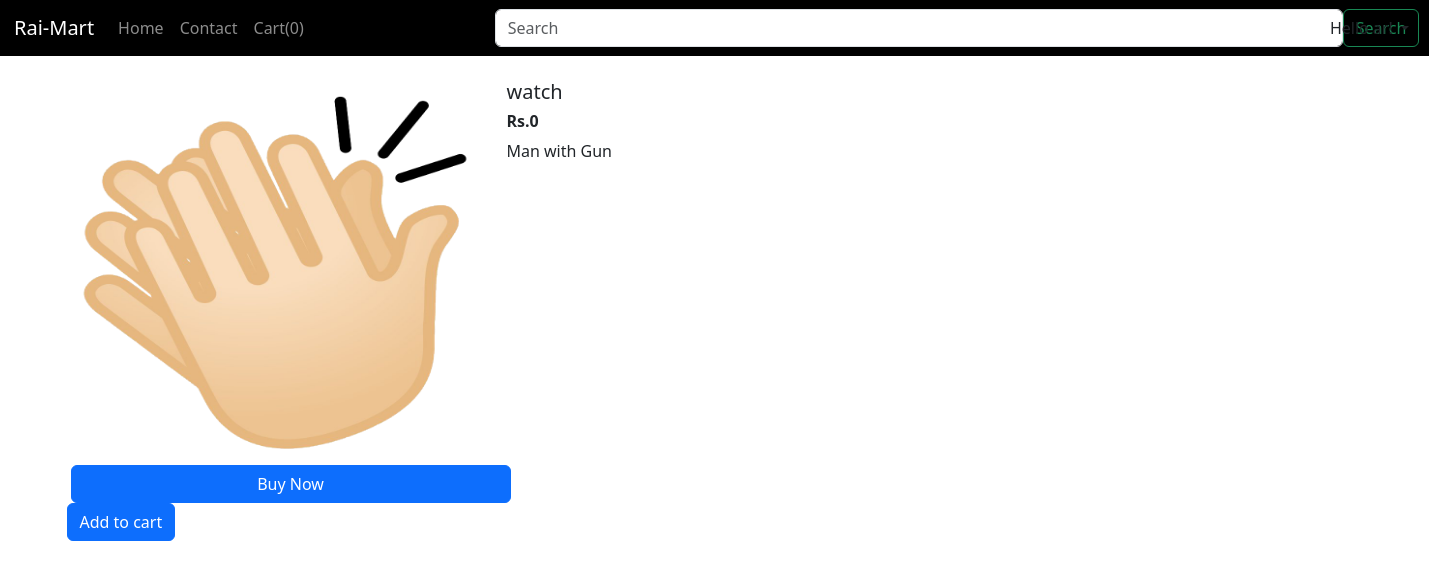
Before: /home/products/12 (signed in) with the older database file.
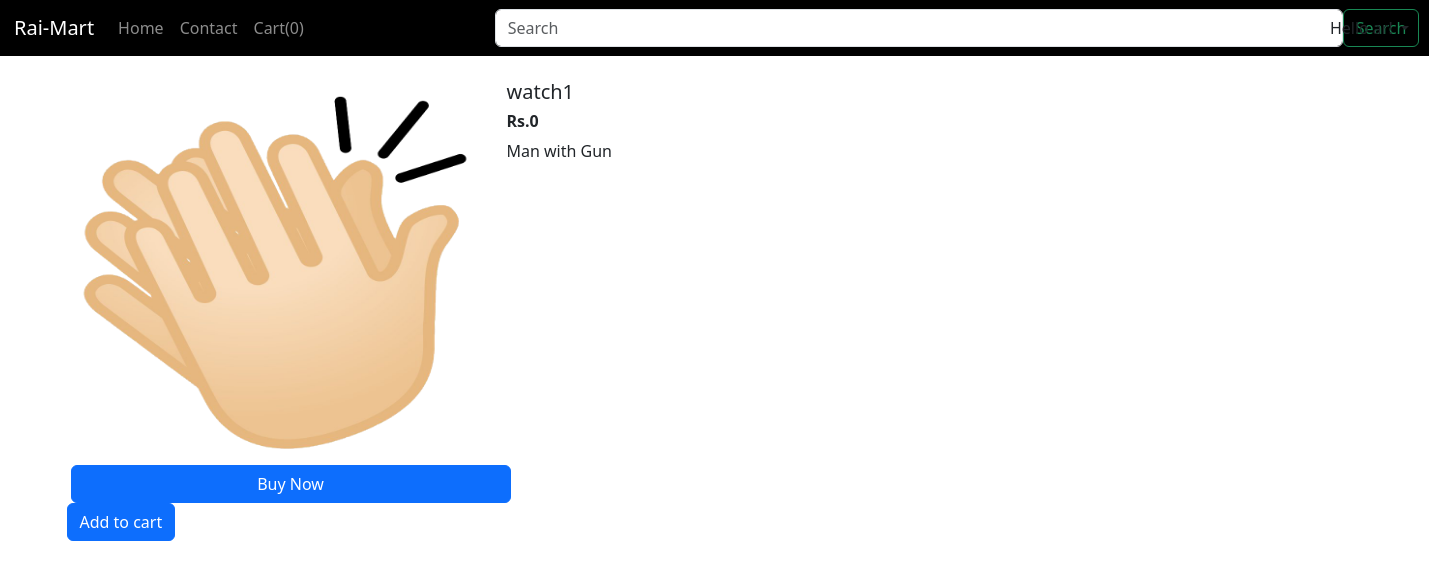
After: the same page with the newer database file.
### home/models.py (models this page shows, shortened)
class Product(models.Model):
    product_id = models.AutoField
    product_name = models.CharField(max_length=50)
    category = models.CharField(max_length=50, default="")
    subcategory = models.CharField(max_length=50, default="")
    price = models.IntegerField(default=0)
    desc = models.CharField(max_length=300)
    pub_date = models.DateField()
    image = models.ImageField(upload_to='home/images', default="")

### home/views.py (the view, shortened to what this page needs)
# urls.py: path('home/products/<int:myid>',views.products,name="products"),
def products(request,myid):
    user = request.user
    product = Product.objects.filter(id=myid)
    prodList = []
    items_In_cartProd = CartProd.objects.filter(user=user)
    if request.path == reverse('home'):
        return HttpResponseRedirect(reverse('home'))
    fname = request.session.get('fname')
    return render(request,'products.html',{'product':product[0], 'prodList':json.dumps(prodList),'fname':fname})

### templates/products.html (shortened to what this page needs)
{% extends 'basic.html' %}
{% block body %}
<div class="container my-4">
    <div class="row">
        <div class="col-md-4">
            <div class="row">
                <img src="/media/{{product.image}}" id="imgpr{{product.id}}" width="233px" height="385px">
            </div>
            <div class="row">
                <button data-image="/media/{{product.image}}" data-price="{{product.price}}"
                    data-product-name="{{product.product_name}}" data-description="{{product.desc}}"
                    id="buypr{{product.id}}" class="btn btn-primary mx-3 buy">Buy
                    Now</button>
                <span id="divpr{{product.id}}"><button data-image="/media/{{product.image}}"
                        data-price="{{product.price}}" data-product-name="{{product.product_name}}"
                        data-description="{{product.desc}}" id="pr{{product.id}}" class="btn btn-primary Abtn">Add to
                        cart</button></span>
            </div>
        </div>
        <div class="col-md-8">
            <h5 id="namepr{{product.id}}">{{product.product_name}}</h5>
            <h6 id="pricepr{{product.id}}"><b>Rs.{{product.price}}</b></h6>
            <p id="descpr{{product.id}}">{{product.desc}}</p>
        </div>
    </div>
</div>
{% endblock %}

### templates/basic.html (shortened to what this page needs)
<!doctype html>
<html lang="en">
<head>
    <link href="https://cdn.jsdelivr.net/npm/bootstrap@5.3.0/dist/css/bootstrap.min.css" rel="stylesheet">
  </head>
  <body>
    {% if user.is_authenticated %}
    <nav class="navbar navbar-expand-lg navbar-dark bg-black">
      <a class="navbar-brand" style="margin-left: 14px;" href="/">Rai-Mart</a>
      <div class="collapse navbar-collapse" id="navbarSupportedContent">
        <ul class="navbar-nav mr-auto">
          <li class="nav-item active">
            <a class="nav-link" href="/">Home </a>
          </li>
          <li class="nav-item">
            <a class="nav-link" href="/home/contact">Contact</a>
          </li>
          <li class="nav-item">
            <a class="nav-link" href="/home/cart">Cart(<span id="cart">0</span>)</a>
          </li>
        </ul>
        <form method="get" action="/home/search" class="form-inline my-2 my-lg-0" style="display: flex;">
          <input class="form-control mr-sm-2" style="width: 848px; margin-left: 183px;" id="search" name="search" type="search" placeholder="Search" aria-label="Search">
          <button class="btn btn-outline-success my-2 my-sm-0" type="submit">Search</button>
        </form>
        <li class="signinli">
          <a class="nav-link dropdown-toggle" href="#" id="navbarDropdown" role="button" data-toggle="dropdown"
            aria-haspopup="true" aria-expanded="false">
            Hello {{fname}}!
          </a>
        </li>
        {% endif %}
      </div>
    </nav>
  {% block body %} {% endblock %}
  </body>
</html>

### templates/basic.html (style rules this page uses)
.signinli { list-style-type: none; position: absolute; margin-right: 20px; right: 0; }

Changed rows visible on the page:
changed Product "Man with Gun": product_name "watch" → "watch1"
